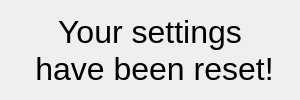
<?xml version="1.0" encoding="UTF-8"?>
<ui version="4.0">
 <class>resetDialog</class>
 <widget class="QWidget" name="resetDialog">
  <property name="geometry">
   <rect>
    <x>0</x>
    <y>0</y>
    <width>300</width>
    <height>100</height>
   </rect>
  </property>
  <property name="windowTitle">
   <string>Settings reset</string>
  </property>
  <widget class="QLabel" name="label">
   <property name="geometry">
    <rect>
     <x>0</x>
     <y>0</y>
     <width>300</width>
     <height>100</height>
    </rect>
   </property>
   <property name="font">
    <font>
     <pointsize>24</pointsize>
     <weight>50</weight>
     <bold>false</bold>
    </font>
   </property>
   <property name="text">
    <string>Your settings
 have been reset!</string>
   </property>
   <property name="alignment">
    <set>Qt::AlignCenter</set>
   </property>
  </widget>
 </widget>
 <resources/>
 <connections/>
</ui>
